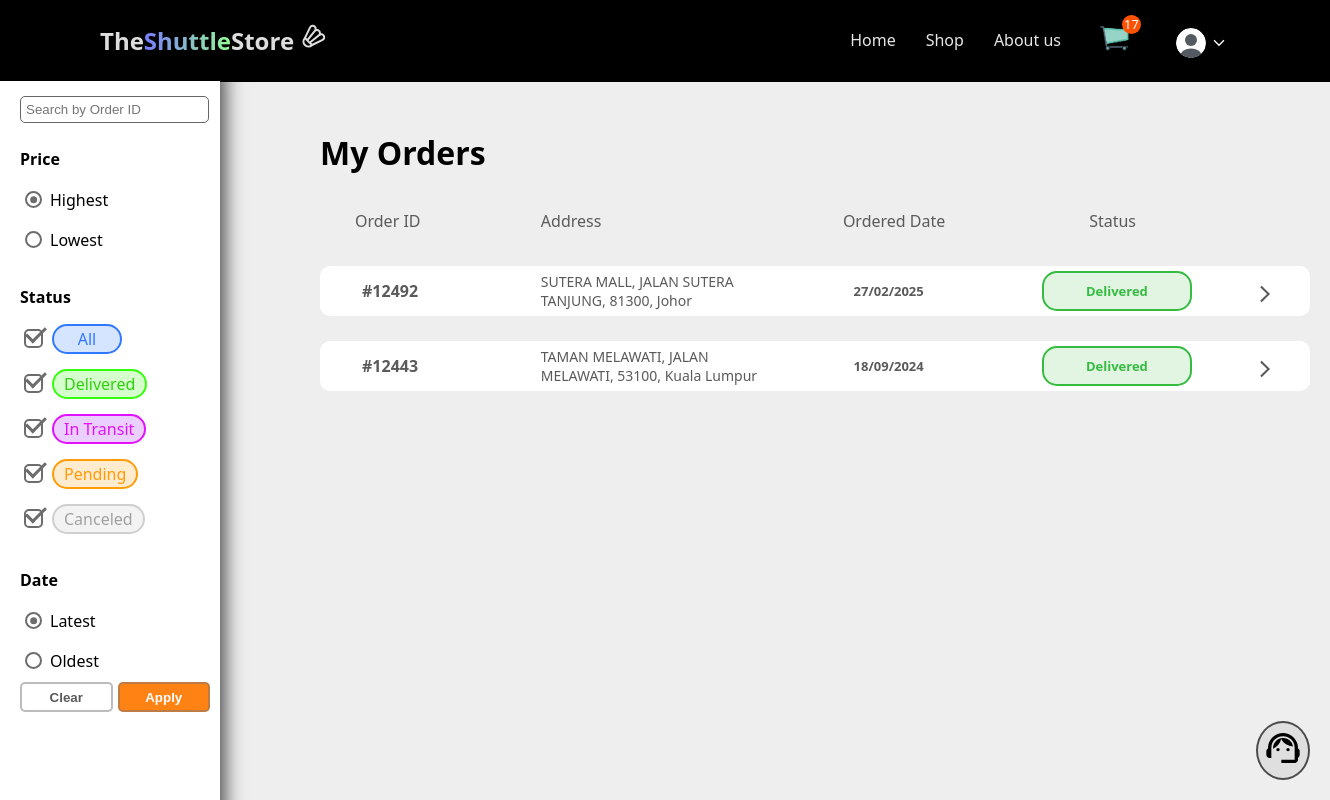
The page /pages/order/order.php (signed in) on the database its author committed.
### tables this page shows
CREATE TABLE `orders` (
  `orderId` int(5) NOT NULL,
  `userId` int(11) NOT NULL,
  `orderDate` date NOT NULL,
  `status` varchar(10) NOT NULL,
  `orderAddress` varchar(150) NOT NULL,
  `orderName` varchar(40) NOT NULL,
  `orderPhone` varchar(15) NOT NULL,
  `deliveryMethod` varchar(20) NOT NULL,
  `deliveredDate` date DEFAULT NULL,
  `tracking` int(30) DEFAULT NULL,
  `discount` decimal(10,2) NOT NULL DEFAULT 0.00,
  `notify` tinyint(1) NOT NULL DEFAULT 0,
  `cancel_reason` varchar(50) DEFAULT NULL
);

### pages/order/order.php (the view, shortened to what this page needs)
<?php
    require "../../_base.php";
    include "../../_head.php";
    extract((array)$_user);
    $userId = $_user->userID;
    $colorStatusBar = "linear-gradient(90deg, rgba(29,204,29,1) 0%, rgba(255,177,0,1) 77%)";
    $colorStatusDefault = "rgba(221, 214, 214, 0.514)";
    $colorStatusDone = "rgb(25, 165, 25)";
    $colorDelivered = "rgb(54, 187, 65)";
    $colorIntransit = "rgb(255, 198, 11)";
    $colorPending = "rgb(92, 91, 91)";
    $colorDeliveredBG = "rgba(54, 187, 65, 0.15)";
    $colorIntransitBG = "rgba(255, 198, 11, 0.15)";
    $colorPendingBG = "rgba(92, 91, 91, 0.15)";
    $colorArr = [
        [$colorStatusDone, $colorStatusBar, $colorStatusDefault, $colorStatusDefault, $colorStatusDefault, $colorPending, $colorPendingBG],
        [$colorStatusDone,$colorStatusDone,$colorStatusDone,$colorStatusBar,$colorStatusDefault, $colorIntransit, $colorIntransitBG],
        [$colorStatusDone,$colorStatusDone,$colorStatusDone,$colorStatusDone,$colorStatusDone, $colorDelivered, $colorDeliveredBG]
    ];
    $index = 0;
    $showOnlyStatus = $_GET["status"] ?? "'Pending', 'In Transit', 'Delivered', 'Canceled'";
    $sort = $_GET["date"] ?? "desc";
    $price = $_GET["price"] ?? "desc";
    try{
        if(isset($_GET["orderID"]) && strlen($_GET["orderID"])>0){
            $od = $_GET["orderID"];
            $sql = "Select o.*, sum(oi.subtotal) as total_price from
                                orders o JOIN order_items oi ON (o.orderId = oi.orderId)
                                WHERE o.userId = $userId AND o.status in ($showOnlyStatus) AND o.orderId = $od
                                GROUP BY o.orderId ORDER BY o.orderDate $sort, total_price $price";
            $orders = $_db->prepare($sql);
            $orders->execute();
            $orders = $orders->fetchAll();
        }
        else {
            $sql = "Select o.*, sum(oi.subtotal) as total_price from
                                orders o JOIN order_items oi ON (o.orderId = oi.orderId)
                                WHERE o.userId = $userId AND o.status in ($showOnlyStatus)
                                GROUP BY o.orderId ORDER BY o.orderDate $sort, total_price $price";
            $orders = $_db->prepare($sql);
            $orders->execute();
            $orders = $orders->fetchAll();
        }
    }
    catch (PDOException $e){
        die(":( Couldn't Find What You're Looking For");
    }
?>
<ul class="filtermenu">
    <form method="GET">
        <input type="search" value="<?= isset($_GET["orderID"]) ? $_GET["orderID"] : "" ?>" name="orderID" placeholder="Search by Order ID" style="outline:none; border: 1px solid rgb(102, 102, 102); border-radius: 5px; margin-top: 15px; padding: 5px;">
            <label>Price</label><br>
                <div class="pricediv">
                <div><input class="radio" type="radio" value="desc" name="price" id="pricedesc" <?= $price=="desc"? "checked":"" ?>><label for="pricedesc">Highest</label></div>
                <div><input class="radio" type="radio" value="asc" name="price" id="priceasc" <?= $price=="asc"? "checked":"" ?>><label for="priceasc">Lowest</label></div>
                </div>
            <label>Status</label><br>
                <div class="statusdiv">
                    <div><input type="checkbox" name="status[]" id="all" <?= (strpos($showOnlyStatus,"Delivered") && strpos($showOnlyStatus,"In Transit") && strpos($showOnlyStatus,"Pending") && strpos($showOnlyStatus,"Canceled"))? "checked":"" ?>><label for="all" class="statuslabel all">All</label></div>
                    <div><input type="checkbox" name="status[]"  value="Delivered" id="delivered" <?= strpos($showOnlyStatus,"Delivered") ? "checked" : "" ?> ><label for="delivered" class="statuslabel delivered">Delivered</label></div>
                    <div><input type="checkbox" name="status[]" value="In Transit" id="intransit"<?= strpos($showOnlyStatus,"In Transit") ? "checked" : "" ?> ><label for="intransit" class="statuslabel intransit">In Transit</label></div>
                    <div><input type="checkbox" name="status[]"  value="Pending" id="pending" <?= strpos($showOnlyStatus,"Pending") ? "checked" : "" ?> ><label for="pending" class="statuslabel pending">Pending</label></div>
                    <div><input type="checkbox" name="status[]"  value="Canceled" id="canceled" <?= strpos($showOnlyStatus,"Canceled") ? "checked" : "" ?> ><label for="canceled" class="statuslabel canceled">Canceled</label></div>
                </div>
            <label>Date</label><br>
                <div class="datediv">
                <div><input class="radio" type="radio" name="date" value="desc" id="latestDate" <?= $sort=="desc"? "checked":"" ?>><label for="latestDate">Latest</label></div>
                <div><input class="radio" type="radio" name="date" value="asc" id="oldestDate" <?= $sort=="asc"? "checked":"" ?>><label for="oldestDate">Oldest</label></div>
                </div>
            <div id="form-button-container">
                <button class = "resetbutton" type="reset">Clear</button>
                <button type="submit">Apply</button>
            </div>
    </form>
</ul>
<h1><?= count($orders) == 0 ? "No Orders Found" : "My Orders" ?></h1>
<?php if(count($orders) > 0): ?>
<div class="order-header">
        <span>Order ID</span>
        <span>Address</span>
        <span>Ordered Date</span>
        <span>Status</span>
        <span></span>
</div>
<?php endif ?>
<div class="orders-container">
    <?php foreach($orders as $o): ?>
        <?php
            if($o->status === "Pending" || $o->status === "Canceled"){
                $index = 0;
            }
            else if ($o->status === "In Transit"){
                $index = 1;
            }
            else {
                $index = 2;
            }
        ?>
    <div class="order" data-order-id="<?=$o->orderId?>" style="cursor:pointer;">
        <span class="orderID">#<?=$o->orderId?></span>
        <span class="orderAddress"><?=$o->orderAddress?></span>
        <span class="orderDate"><?=substr($o->orderDate,8,2) . '/' . substr($o->orderDate,5,2) . '/' . substr($o->orderDate,0,4) ?></span>
        <span class="orderStatus" style="border: 2px solid <?= $colorArr[$index][5] ?>; border-radius: 15px; color: <?= $colorArr[$index][5] ?>; background: <?= $colorArr[$index][6] ?>"><?=$o->status?></span>
        <button class="dropdown" data-order-id="<?=$o->orderId?>">
        <svg xmlns="http://www.w3.org/2000/svg" height="24px" viewBox="0 -960 960 960" width="24px" fill="#e3e3e3"><path d="m321-80-71-71 329-329-329-329 71-71 400 400L321-80Z"/></svg>
        </button>
    </div>
    <?php endforeach; ?>
</div>
<?php
include '../../_foot.php';
?>

### css/app.css (style rules this page uses)
* { box-sizing: border-box; }
:root { --header-height: 80px; --body-left-right-padding: 100px; --brand-darkblue: hsl(206 100% 25%); --brand-lightblue: hsl(206, 100%, 89%); --primary-background: #eee; --semitransparent-gray: #0002; --color-success-background: rgb(195, 226, 195); --color-success-text: rgb(17, 74, 17); --color-success-border: rgb(0, 51, 0); --color-error-background: rgb(238, 205, 205); --color-error-text: rgb(171, 0, 0); --color-error-border: rgb(71, 0, 0); --color-warning-background: rgb(237, 238, 205); --color-warning-text: rgb(96, 48, 0); --color-warning-border: rgb(235, 192, 149); --green: rgb(27, 140, 27); --red: rgb(211, 1, 1); }
body { margin: 0; min-height: 100vh; display: flex; flex-direction: column; font-family: system-ui; background-color: var(--primary-background); }

### pages/order/order.css (style rules this page uses)
:root { --lessImportant : rgb(90, 90, 90); --barColor : rgb(85, 221, 255); --hoverColor : rgba(243, 243, 243, 0.699); --statusDone : rgba(29, 204, 29, 1); --statusNotDone : rgba(221, 214, 214, 0.514); --pending : rgba(255,177,0,1); }
h1 { transform: translateY(30px); font-family: system-ui; font-weight: bold; }
.orders-container { display: flex; margin-top: 50px; margin-bottom: 50px; flex-direction: column; height: auto; width: 85vw; max-width: 1000px; gap: 25px; padding-right: 10px; padding-top: 10px; }
.order-header, .order { max-width: 1000px; min-width: 500px; overflow: hidden; padding-left: 7px; display: grid; grid-template-columns: 0.4fr 0.7fr 0.5fr 0.4fr 0.2fr; align-items: center; flex-shrink: 0; }
.order-header { position: relative; top: 35px; width: 85vw; padding-right: 10px; padding-left: 0px; max-width: 1000px; grid-template-columns: 0.4fr 0.65fr 0.53fr 0.4fr 0.1fr; }
.order span, .order-header span { align-content: center; overflow: hidden; height: 40px; color: var(--lessImportant); padding: 0px 35px; }
.dropdown { height: 100%; border: none; background: transparent; cursor: pointer; padding-top: 10px; }
.filtermenu { position: fixed; left:0px; height: 100%; width: 220px; background-color: rgb(255, 255, 255); box-shadow: 4px -13px 19px 0px rgba(0,0,0,0.75); z-index: 111; margin: 0; margin-top: 1px; padding: 0px 0px; }
.order svg { width: 20px; height: 20px; margin: 0 auto; fill: var(--lessImportant); transition: 0.5s ease; }
.orderID { font-weight: 700; }
.orderDate, .orderStatus { font-weight: 700; font-size: small; }
.orderStatus { width: 150px; text-align: center; }
.orderAddress { font-size: 14px; text-overflow: ellipsis; overflow: hidden; }
.order { z-index: 1; position: relative; border-radius: 10px; height: 50px; background-color: white; transform: translateY(0); transition: 0.5s ease; }

### rows shown on the page
orders: orderId "12492", orderAddress "SUTERA MALL, JALAN SUTERA TANJUNG, 81300, Johor", orderDate "27", orderDate "02", orderDate "2025", status "Delivered"
orders: orderId "12443", orderAddress "TAMAN MELAWATI, JALAN MELAWATI, 53100, Kuala Lumpur", orderDate "18", orderDate "09", orderDate "2024", status "Delivered"

### other values the page prints
$totalItem "17"
